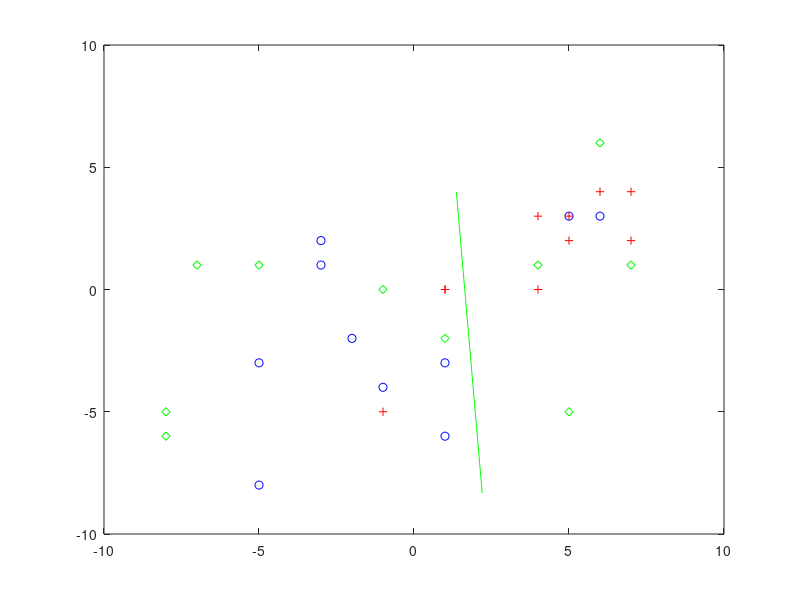

Source code (MATLAB):
function hw32a

x=   [-5 -5  1 -1 -3  5 -3 -2 6  1;
      -8 -3 -6 -4  1  3  2 -2 3 -3];
  
y=   [ 5  5 -1  4  7  7  6  1  1  4;
       2  3 -5  3  2  4  4  0  0  0];

test=[-1  1 -8 -5  6  4  5  7 -7 -8;
       0 -2 -5  1  6  1 -5  1  1 -6];

for i=1:50,
    f(i,1)=.85*i/50 + 1.35;
    f(i,2)=-14.7689*(0.85*i/50 +1.35)+24.1688;
end

plot(x(1,:),x(2,:),'bo',y(1,:),y(2,:),'r+',test(1,:),test(2,:),'gd');
hold on;
plot(f(:,1),f(:,2),'g-');
hold off;